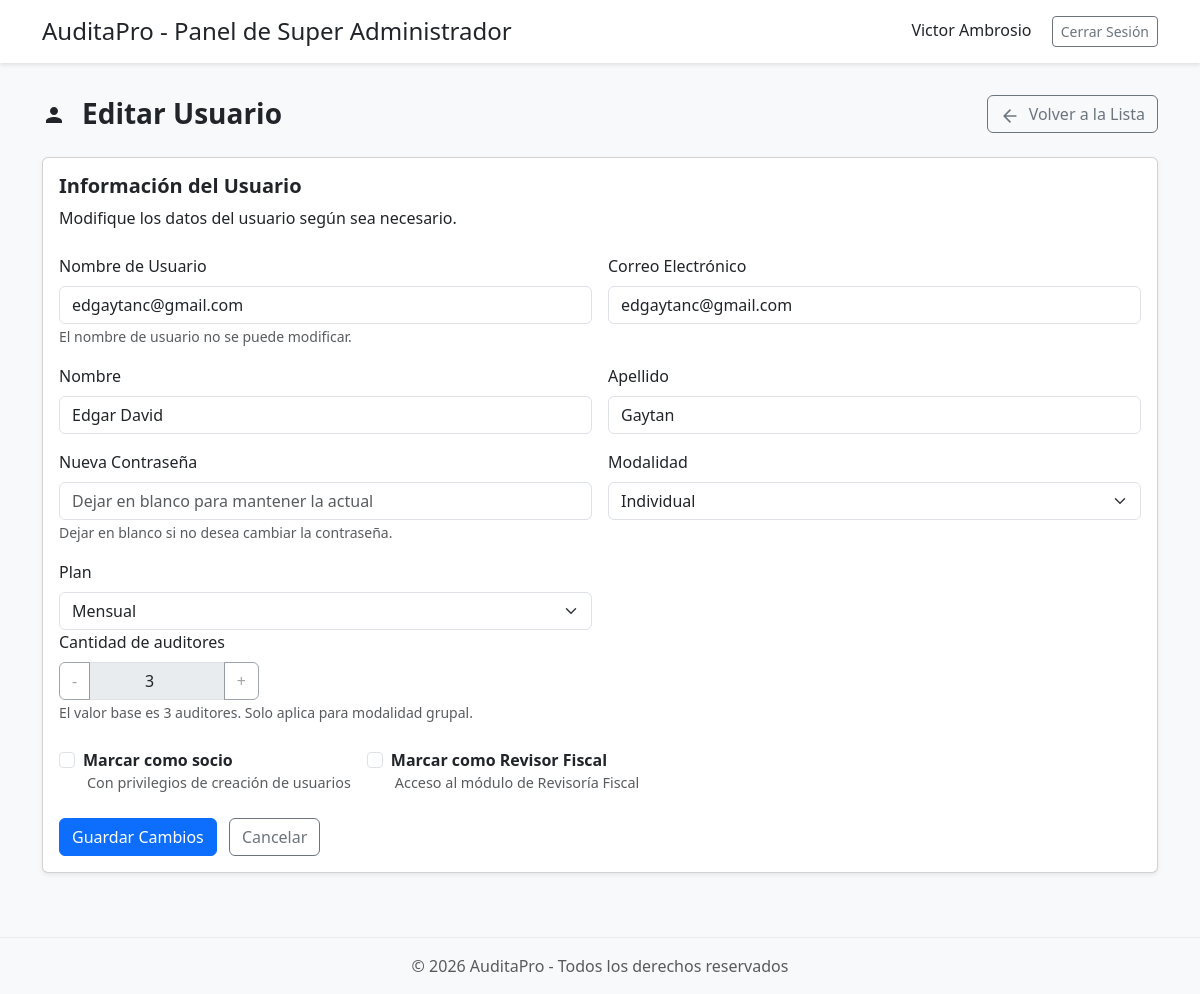
Page /usuarios/281/edit/ (signed in) on the earlier database version.
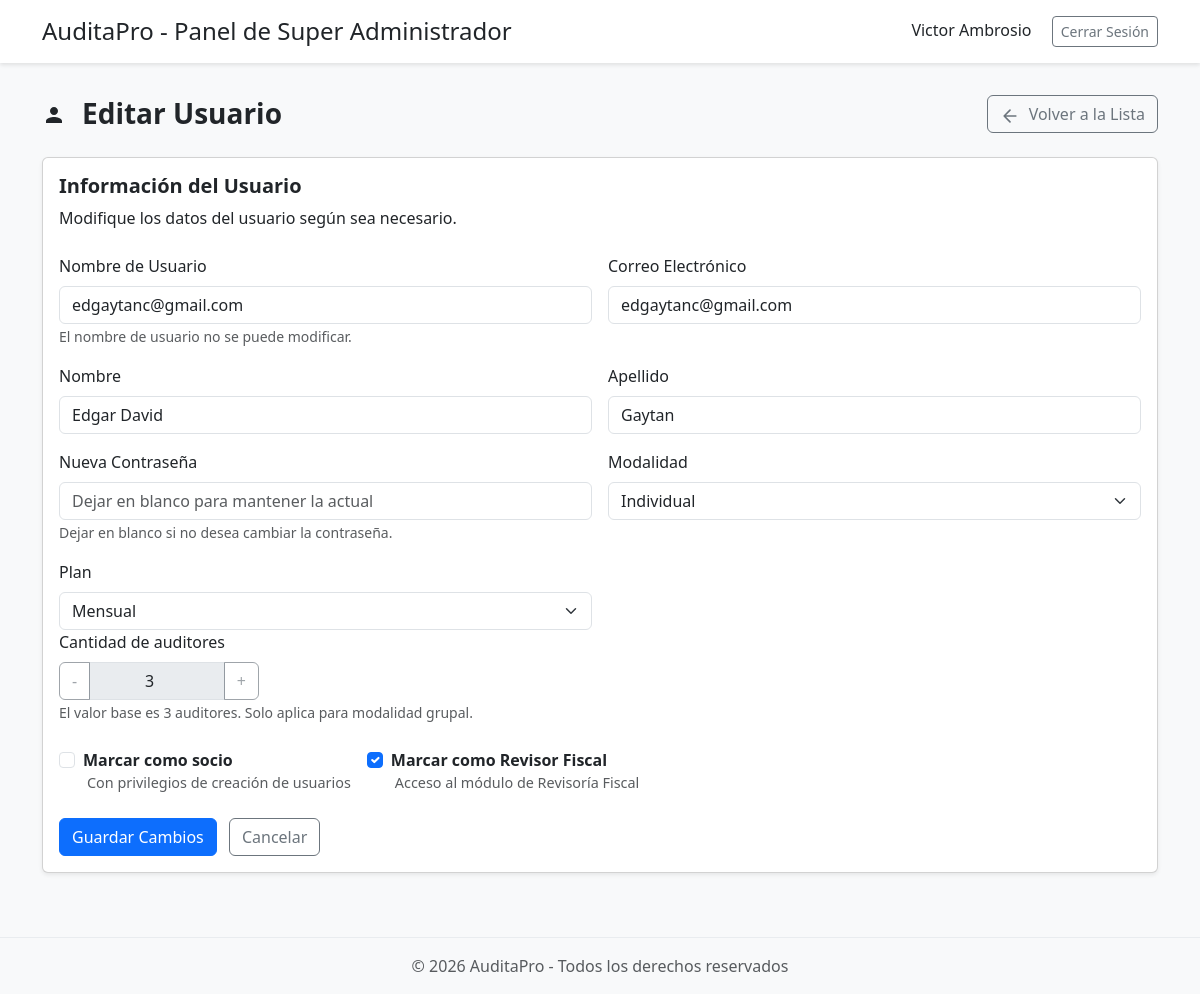
Same page on the later database version.
### users/models.py (models this page shows, shortened)
class User(AbstractUser):
    MODALIDAD_CHOICES = [
        ('I', 'Modalidad Individual'),
        ('G', 'Modalidad Grupal'),
        ('S', 'Superadmin'),
    ]
    first_name = models.CharField(max_length=30)
    last_name = models.CharField(max_length=30)
    signature = models.UUIDField(default=uuid.uuid4, editable=False, unique=True)
    modalidad = models.CharField(
        max_length=1,
        choices=MODALIDAD_CHOICES,
        default='I',
        help_text="I: individual, G: grupal, S: superadmin"
    )
    plan = models.CharField(
        max_length=2,
        default='M',
        help_text="M: mensual, A: anual, D: demo, NT: no tiene"
    )
    auditor_slots = models.PositiveIntegerField(
        default=3,
        help_text="Cantidad máxima de auditores permitidos para este jefe de auditoría (modalidad grupal)."
    )
    socio = models.BooleanField(
        default=False,
        help_text="Indica si el Jefe de Auditoría tiene privilegios de socio para crear usuarios."
    )
    administrador = models.ForeignKey(
        'self',
        related_name='auditores',
        on_delete=models.SET_NULL,
        null=True,
        blank=True,
        help_text="Administrador al que está asociado este usuario (para modalidad grupal)"
    )
    role = models.ForeignKey(
        'Roles',
        related_name="role",
        on_delete=models.SET_NULL,
        null=True,
        blank=True,
    )
    revisor_fiscal = models.BooleanField(
        default=False,
        help_text="Indica si el usuario tiene acceso al módulo de Revisoría Fiscal."
    )
    is_deleted = models.BooleanField(default=False)
    deleted_at = models.DateTimeField(null=True, blank=True)
    def get_full_name(self) -> str:
        return f"{self.first_name} {self.last_name}".strip()

### user_management/views.py (the view, shortened to what this page needs)
# urls.py: path('<int:user_id>/edit/', views.edit_user, name='edit_user'),
@login_required
@admin_or_superadmin_required
@login_required
@admin_or_superadmin_required
def edit_user(request, user_id):
    user_to_edit = get_object_or_404(User, id=user_id)
    template = "user_management/edit_user.html"
    if request.user.role and request.user.role.name == "superadmin":
        template = "user_management/superadmin_edit_user.html"
    return render(request, template, {
        "user_to_edit": user_to_edit,
        "is_superadmin": request.user.role.name == "superadmin",
    })

### audits/utils.py (called while the page is built)
def get_assigned_audits(user_role: str, req: HttpRequest):
    if user_role == "audit_manager":
        return Audit.objects.filter(audit_manager=req.user)
    elif user_role in ["supervisor", "auditor"]:
        return Audit.objects.filter(assigned_users=req.user)

### common/context_processors.py (called while the page is built)
def get_is_active_route(route: str, req: HttpRequest):
    path = req.path
    reverse_url = reverse(route)
    striped_path = path.strip("/")
    striped_reverse_url = reverse_url.strip("/")
    if striped_reverse_url == striped_path:
        return True
    if reverse_url in path and reverse_url != "/":
        return True
    path_splited_list = path.split("/")
    if len(path_splited_list) < 1:
        return False
    for path_segment in path_splited_list:
        if reverse_url == path_segment:
            return True
    return False

def assigned_audits(req: HttpRequest):
    return {
        "assigned_audits": (
            get_assigned_audits(req.user.role.name, req)
            if req.user.is_authenticated
            else ""
        )
    }

def months_processor(req: HttpRequest):
    months = Months.objects.all()
    return {"months": months}

### user_management/templates/user_management/superadmin_edit_user.html (shortened to what the changed rows need)
{% extends "user_management/superadmin-base.html" %}
{% block main_content %}
<div class="container">
    <div class="row mb-4">
        <div class="col d-flex align-items-center gap-3">
            <h1 class="fs-3 fw-semibold m-0">Editar Usuario</h1>
        </div>
    </div>
    <div class="card shadow-sm">
        <div class="card-body">
            <form method="post" class="mt-4">
                <div class="row g-3">
                    <div class="col-md-6">
                        <div class="form-group">
                            <label for="username" class="form-label">Nombre de Usuario</label>
                            <input type="text" class="form-control" id="username" name="username" value="{{ user_to_edit.username }}" readonly>
                            <small class="text-muted">El nombre de usuario no se puede modificar.</small>
                        </div>
                    </div>
                    <div class="col-md-6">
                        <div class="form-group">
                            <label for="email" class="form-label">Correo Electrónico</label>
                            <input type="email" class="form-control" id="email" name="email" value="{{ user_to_edit.email }}" required>
                        </div>
                    </div>
                    <div class="col-md-6">
                        <div class="form-group">
                            <label for="first_name" class="form-label">Nombre</label>
                            <input type="text" class="form-control" id="first_name" name="first_name" value="{{ user_to_edit.first_name }}" required>
                        </div>
                    </div>
                    <div class="col-md-6">
                        <div class="form-group">
                            <label for="last_name" class="form-label">Apellido</label>
                            <input type="text" class="form-control" id="last_name" name="last_name" value="{{ user_to_edit.last_name }}" required>
                        </div>
                    </div>
                    <div class="col-md-6">
                        <div class="form-group">
                            <label for="modalidad" class="form-label">Modalidad</label>
                            <select class="form-select" id="modalidad" name="modalidad" required>
                                <option value="I" {% if user_to_edit.modalidad == 'I' %}selected{% endif %}>Individual</option>
                            </select>
                        </div>
                    </div>
                    <div class="col-md-6">
                        <div class="form-group">
                            <label for="plan_type" class="form-label">Plan</label>
                            <select class="form-select" id="plan_type" name="plan_type" required>
                                <option value="mensual" {% if user_to_edit.plan == 'M' %}selected{% endif %}>Mensual</option>
                            </select>
                        </div>
                    </div>
                </div>
                <div class="mb-3">
                <div class="input-group" style="max-width:200px;">
                    <button class="btn btn-outline-secondary" type="button" id="minusSlots">-</button>
                    <input type="number"
                        class="form-control text-center"
                        name="auditor_slots"
                        id="auditorSlotsInput"
                        value="{{ user_to_edit.auditor_slots|default:3 }}"
                        min="3">
                    <button class="btn btn-outline-secondary" type="button" id="plusSlots">+</button>
                </div>
            </div>
                {% if is_superadmin %}
                <div class="mt-4 mb-4 d-flex flex-column flex-md-row gap-3 align-items-start align-items-md-center">
                    <div class="form-check m-0">
                        <input
                            type="checkbox"
                            class="form-check-input"
                            id="id_socio"
                            name="socio"
                        >
                        <label class="form-check-label fw-semibold" for="id_socio">
                            Marcar como socio
                        </label>
                        <p class="text-muted mb-0 ms-1" style="font-size: 0.9rem;">
                            Con privilegios de creación de usuarios
                        </p>
                    </div>
                    <div class="form-check m-0">
                        <input
                            type="checkbox"
                            class="form-check-input"
                            id="id_revisor_fiscal"
                            name="revisor_fiscal"
                            {% if user_to_edit.revisor_fiscal %}checked{% endif %}
                        >
                        <label class="form-check-label fw-semibold" for="id_revisor_fiscal">
                            Marcar como Revisor Fiscal
                        </label>
                        <p class="text-muted mb-0 ms-1" style="font-size: 0.9rem;">
                            Acceso al módulo de Revisoría Fiscal
                        </p>
                    </div>
                </div>
                {% endif %}
            </form>
        </div>
    </div>
</div>
{% endblock main_content %}

Differences in the rows shown:
changed User "edgaytanc@gmail.com": revisor_fiscal "☐" → "☑"
